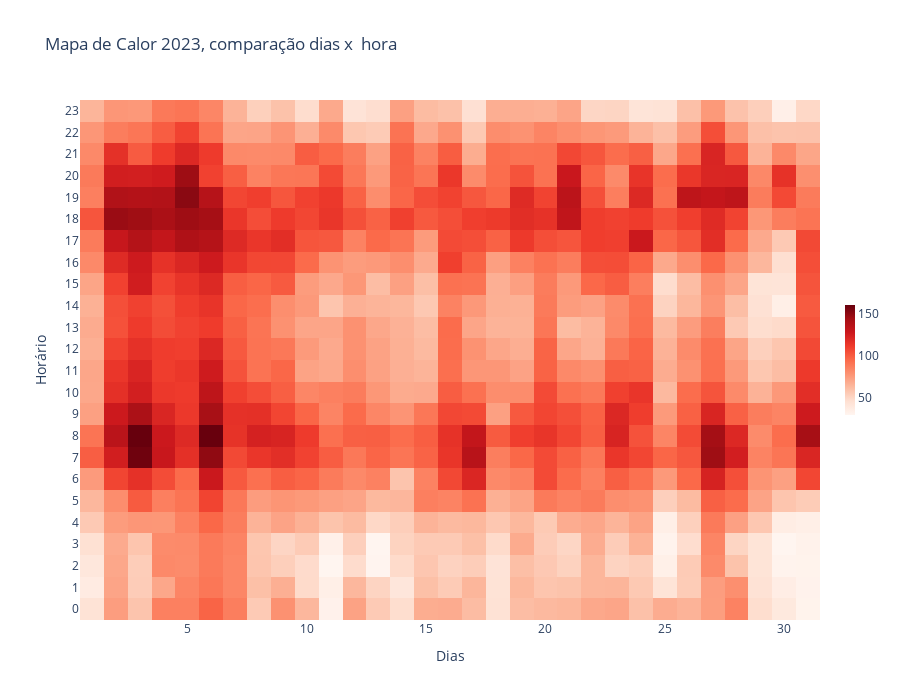

The code cell stored with this chart in its notebook:
### Code cell
# Criar heatmap
Figura3 = go.Figure(data=go.Heatmap(
    z=anl_horaDia.values,
    x=anl_horaDia.columns,
    y=anl_horaDia.index,
    colorscale='Reds',
    showscale=True,
    colorbar=dict(thickness=10, len=0.25)  # Shrink colorbar
))

# Títulos e labels
Figura3.update_layout(
    title='Mapa de Calor 2023, comparação dias x  hora',
    xaxis_title='Dias',
    yaxis_title='Horário',
    height=700,
    width=900
)

### Figure 1 — Plotly figure (JSON) as saved in the notebook; plotly's stock layout.template omitted (floating-point values rounded to 4 significant figures; data arrays with more than 128 entries replaced by an {"elided": "..."} marker saying what was removed)
{"data": [{"colorbar": {"len": 0.25, "thickness": 10}, "colorscale": [[0, "rgb(255,245,240)"], [0.125, "rgb(254,224,210)"], [0.25, "rgb(252,187,161)"], [0.375, "rgb(252,146,114)"], [0.5, "rgb(251,106,74)"], [0.625, "rgb(239,59,44)"], [0.75, "rgb(203,24,29)"], [0.875, "rgb(165,15,21)"], [1, "rgb(103,0,13)"]], "showscale": true, "type": "heatmap", "x": [1, 2, 3, 4, 5, 6, 7, 8, 9, 10, 11, 12, 13, 14, 15, 16, 17, 18, 19, 20, 21, 22, 23, 24, 25, 26, 27, 28, 29, 30, 31], "y": ["0", "1", "2", "3", "4", "5", "6", "7", "8", "9", "10", "11", "12", "13", "14", "15", "16", "17", "18", "19", "20", "21", "22", "23"], "z": {"elided": "24x31 float values"}}], "layout": {"height": 700, "title": {"text": "Mapa de Calor 2023, comparação dias x  hora"}, "width": 900, "xaxis": {"title": {"text": "Dias"}}, "yaxis": {"title": {"text": "Horário"}}}}
